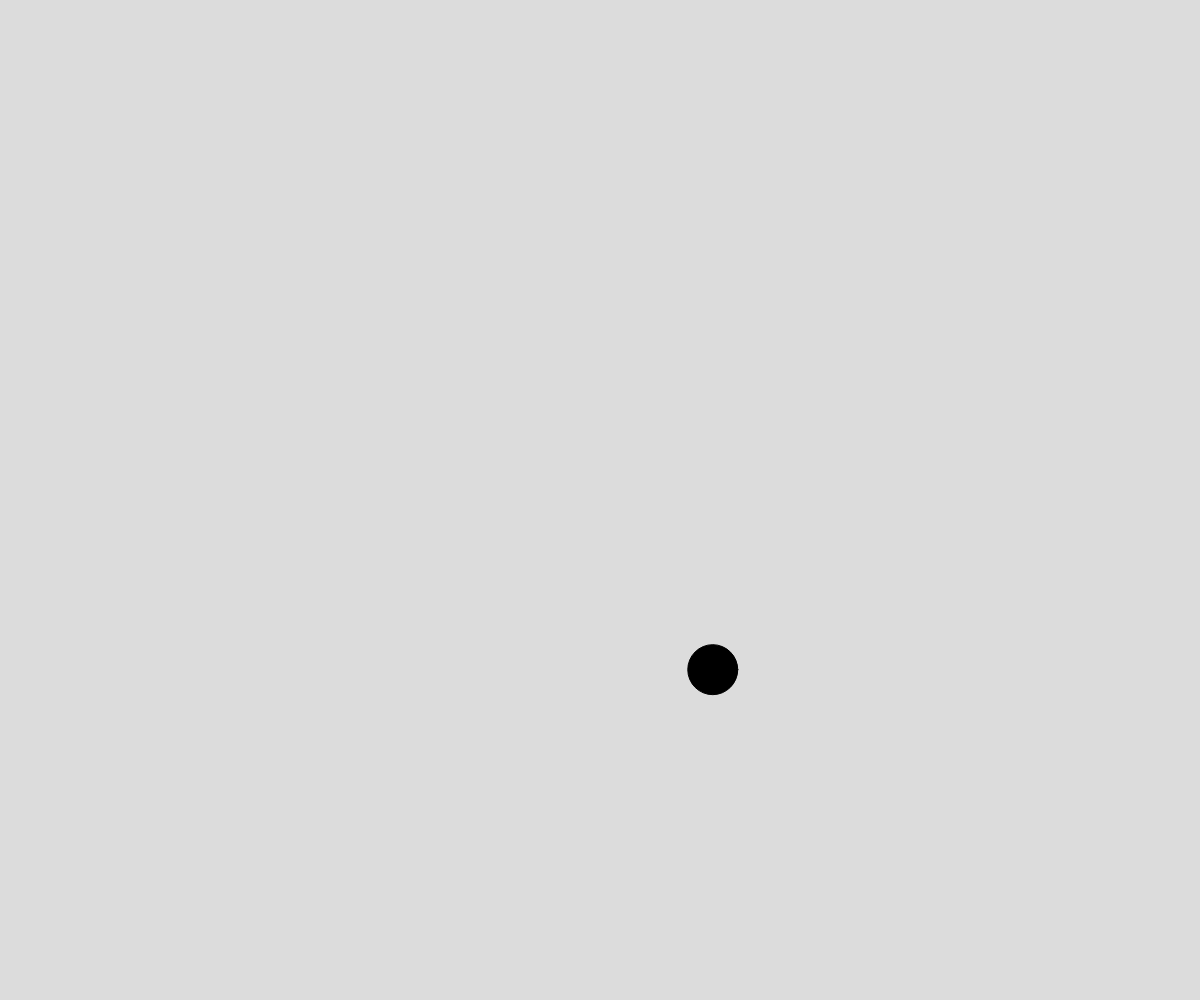
Frame 1 (no input)
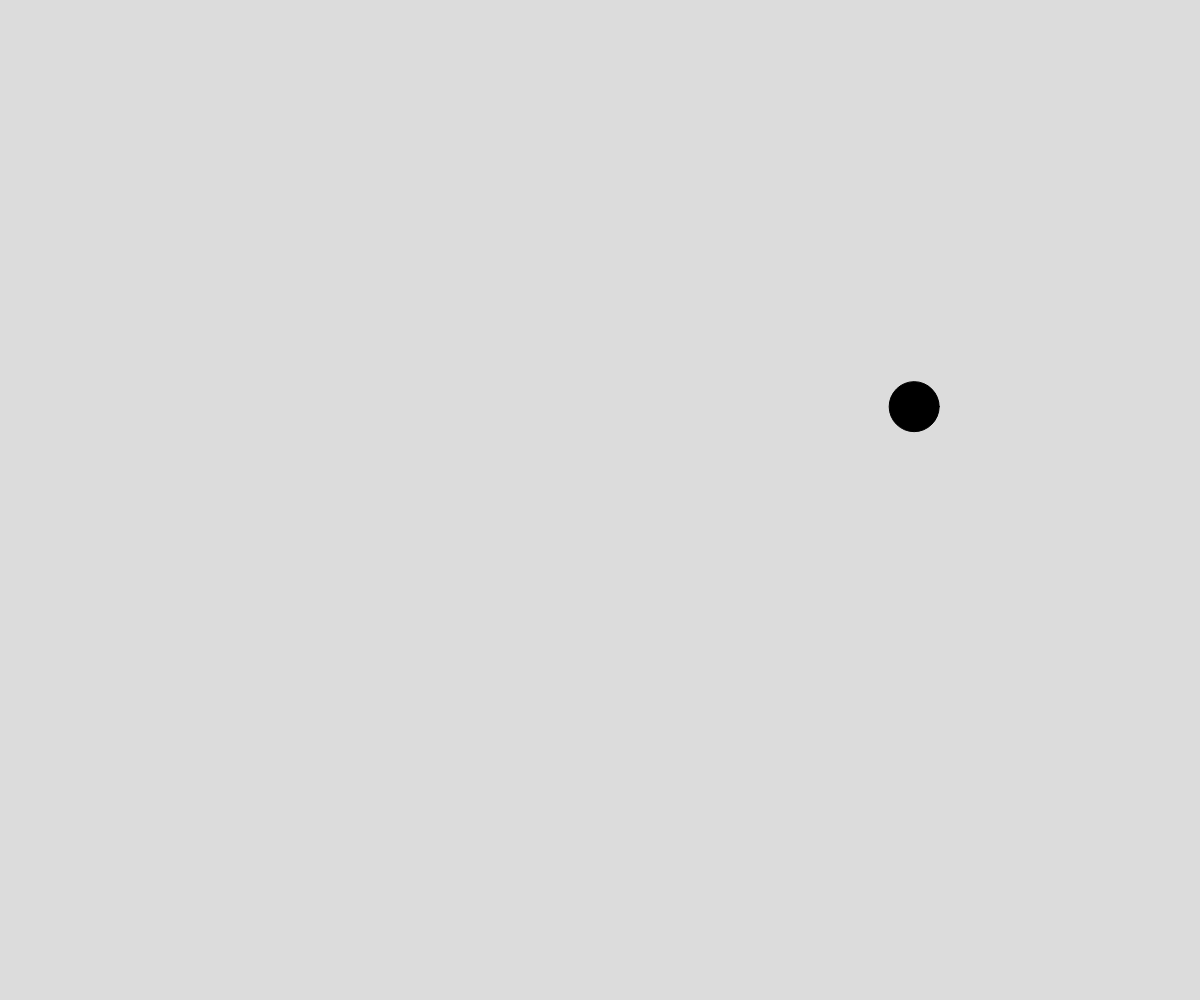
Frame 60 (no input)
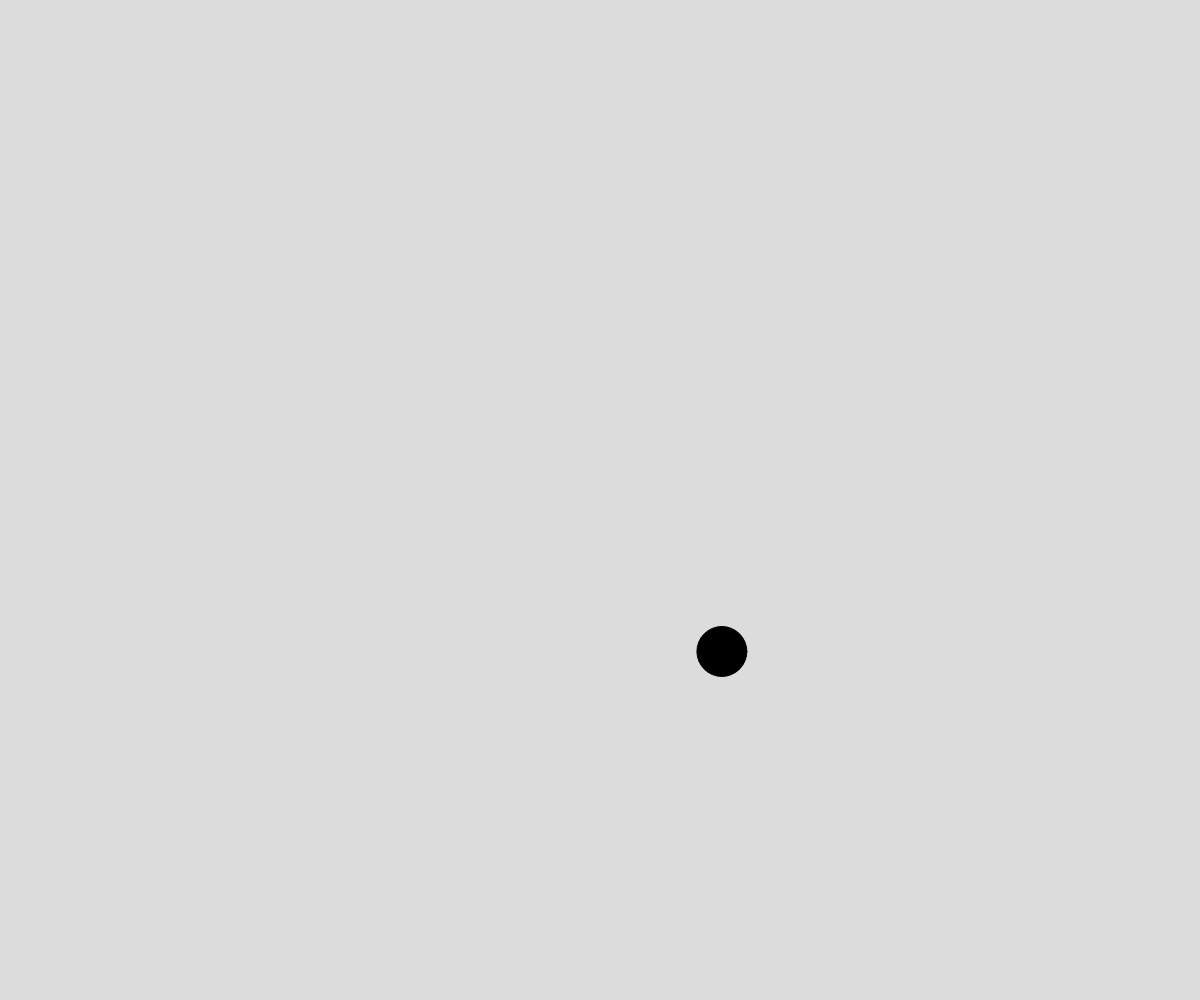
Frame 120 (the mouse pressed at the canvas centre since frame 60)

The p5.js sketch that drew these frames (run headless with seeded random() and noise() and a simulated clock; from frame 60 on, the mouse is pressed at the canvas centre):

// p5.js sketch
// ── sketch.js
// Project Title
// Your Name
// Date
//
// Extra for Experts:
// - describe what you did to take this project "above and beyond"
let x;
let y;
time = 0;
const TIME_OFFSET = 1000;

function setup() {
  createCanvas(windowWidth, windowHeight);
}

function draw() {
  background(220);
  x = lerp(0, width, noise(time+TIME_OFFSET));
  y = lerp(0, height, noise(time));
  fill("black");
  circle(x, y, 50);
  time += deltaTime/1000;
}
